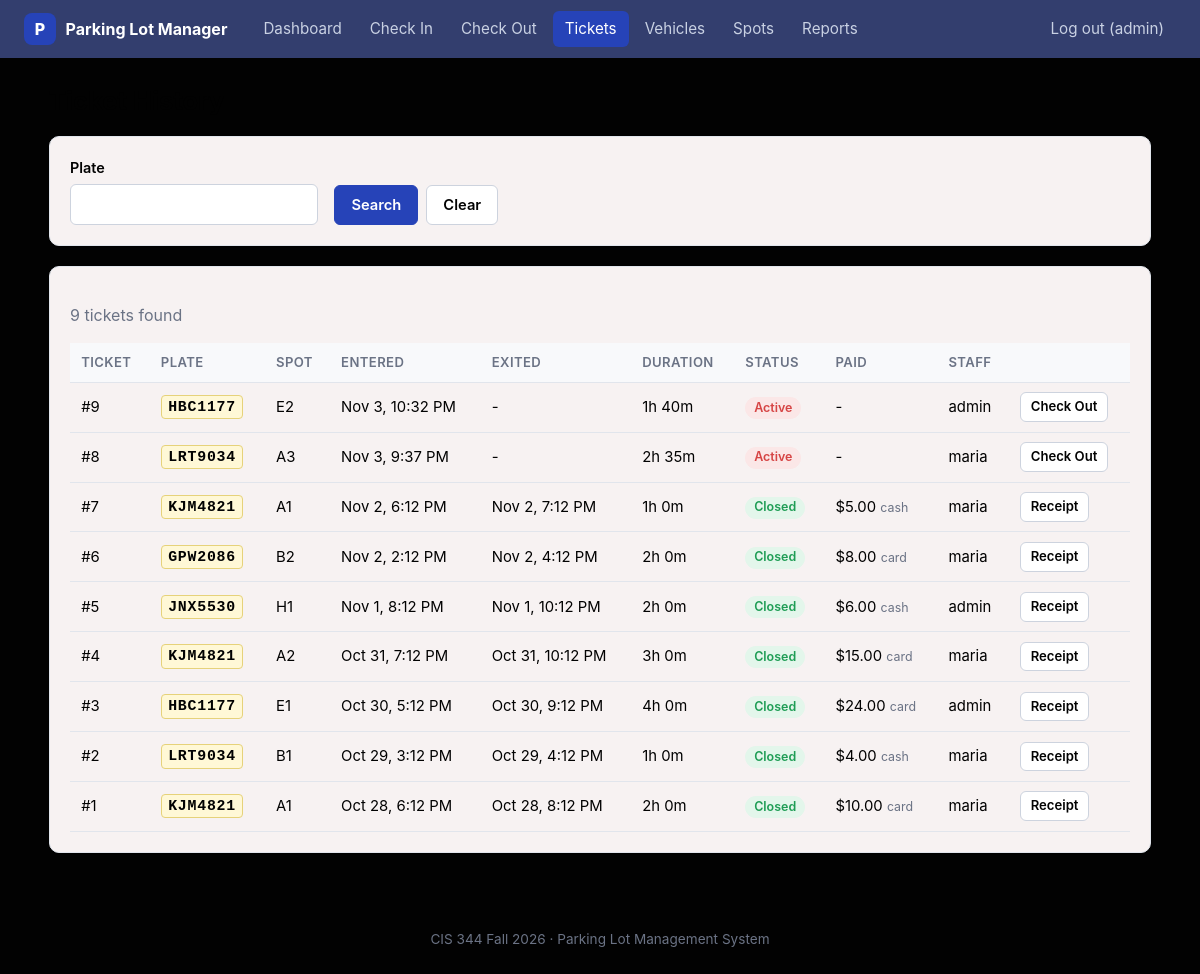
/tickets.php (signed in), run on the app's committed database.
### tables this page shows
CREATE TABLE tickets (
    ticket_id  INT AUTO_INCREMENT PRIMARY KEY,
    vehicle_id INT NOT NULL,
    spot_id    INT NOT NULL,
    entry_time DATETIME NOT NULL DEFAULT CURRENT_TIMESTAMP,
    exit_time  DATETIME NULL,
    fee        DECIMAL(8,2) NULL,
    status     ENUM('active', 'closed') NOT NULL DEFAULT 'active',
    created_by INT NOT NULL,
    FOREIGN KEY (vehicle_id) REFERENCES vehicles(vehicle_id),
    FOREIGN KEY (spot_id)    REFERENCES parking_spots(spot_id),
    FOREIGN KEY (created_by) REFERENCES users(user_id),
    CHECK (exit_time IS NULL OR exit_time >= entry_time)
);

CREATE TABLE vehicles (
    vehicle_id   INT AUTO_INCREMENT PRIMARY KEY,
    plate_number VARCHAR(15) NOT NULL UNIQUE,
    make         VARCHAR(30),
    model        VARCHAR(30),
    color        VARCHAR(20),
    owner_name   VARCHAR(60),
    owner_phone  VARCHAR(20)
);

CREATE TABLE parking_spots (
    spot_id     INT AUTO_INCREMENT PRIMARY KEY,
    spot_number VARCHAR(10) NOT NULL UNIQUE,
    spot_type   ENUM('regular', 'compact', 'handicap', 'ev') NOT NULL DEFAULT 'regular',
    hourly_rate DECIMAL(6,2) NOT NULL,
    is_occupied BOOLEAN NOT NULL DEFAULT FALSE,
    CHECK (hourly_rate > 0)
);

CREATE TABLE users (
    user_id       INT AUTO_INCREMENT PRIMARY KEY,
    username      VARCHAR(50)  NOT NULL UNIQUE,
    password_hash VARCHAR(255) NOT NULL,
    role          ENUM('admin', 'attendant') NOT NULL DEFAULT 'attendant',
    created_at    DATETIME NOT NULL DEFAULT CURRENT_TIMESTAMP
);

CREATE TABLE payments (
    payment_id   INT AUTO_INCREMENT PRIMARY KEY,
    ticket_id    INT NOT NULL UNIQUE,
    amount       DECIMAL(8,2) NOT NULL,
    method       ENUM('cash', 'card') NOT NULL,
    paid_at      DATETIME NOT NULL DEFAULT CURRENT_TIMESTAMP,
    processed_by INT NOT NULL,
    FOREIGN KEY (ticket_id)    REFERENCES tickets(ticket_id),
    FOREIGN KEY (processed_by) REFERENCES users(user_id),
    CHECK (amount >= 0)
);

### includes/functions.php (called while the page is built, shortened)
<?php
function e($value)
{
    return htmlspecialchars((string) $value, ENT_QUOTES, 'UTF-8');
}
function money($amount)
{
    return '$' . number_format((float) $amount, 2);
}
function clean_plate($plate)
{
    return strtoupper(preg_replace('/[^A-Za-z0-9]/', '', $plate));
}
function duration($minutes)
{
    $minutes = max(0, (int) $minutes);
    return floor($minutes / 60) . 'h ' . ($minutes % 60) . 'm';
}

### tickets.php (the view, shortened to what this page needs)
<?php
require_once 'includes/functions.php';
$plate = clean_plate($_GET['plate'] ?? '');
$like  = '%' . $plate . '%';
$stmt = $conn->prepare("
    SELECT t.ticket_id, t.entry_time, t.exit_time, t.status,
           TIMESTAMPDIFF(MINUTE, t.entry_time, COALESCE(t.exit_time, NOW())) AS minutes_parked,
           v.plate_number, s.spot_number, u.username AS checked_in_by,
           p.amount, p.method
    FROM tickets t
    JOIN vehicles      v ON v.vehicle_id = t.vehicle_id
    JOIN parking_spots s ON s.spot_id    = t.spot_id
    JOIN users         u ON u.user_id    = t.created_by
    LEFT JOIN payments p ON p.ticket_id  = t.ticket_id
    WHERE v.plate_number LIKE ?
    ORDER BY t.entry_time DESC
");
$stmt->bind_param('s', $like);
$stmt->execute();
$tickets = $stmt->get_result();
require 'includes/header.php';
?>
<h1>Ticket History</h1>
<form method="get" class="card filters">
    <label>Plate <input type="text" name="plate" value="<?= e($plate) ?>" class="upper"></label>
    <div class="filter-buttons">
        <button class="btn btn-primary">Search</button>
        <a href="tickets.php" class="btn">Clear</a>
    </div>
</form>
<section class="card">
    <p class="muted"><?= $tickets->num_rows ?> ticket<?= $tickets->num_rows === 1 ? '' : 's' ?> found</p>
    <div class="table-wrap">
    <table>
        <thead><tr><th>Ticket</th><th>Plate</th><th>Spot</th><th>Entered</th><th>Exited</th><th>Duration</th><th>Status</th><th>Paid</th><th>Staff</th><th></th></tr></thead>
        <tbody>
        <?php while ($t = $tickets->fetch_assoc()): ?>
            <tr>
                <td>#<?= (int) $t['ticket_id'] ?></td>
                <td><span class="plate"><?= e($t['plate_number']) ?></span></td>
                <td><?= e($t['spot_number']) ?></td>
                <td><?= e(date('M j, g:i A', strtotime($t['entry_time']))) ?></td>
                <td><?= $t['exit_time'] ? e(date('M j, g:i A', strtotime($t['exit_time']))) : '-' ?></td>
                <td><?= duration($t['minutes_parked']) ?></td>
                <td><span class="badge <?= $t['status'] === 'active' ? 'red' : 'green' ?>"><?= e(ucfirst($t['status'])) ?></span></td>
                <td><?= $t['amount'] !== null ? money($t['amount']) . ' <small class="muted">' . e($t['method']) . '</small>' : '-' ?></td>
                <td><?= e($t['checked_in_by']) ?></td>
                <td>
                    <?php if ($t['status'] === 'active'): ?>
                        <a class="btn btn-small" href="exit.php?ticket=<?= (int) $t['ticket_id'] ?>">Check Out</a>
                    <?php else: ?>
                        <a class="btn btn-small" href="receipt.php?id=<?= (int) $t['ticket_id'] ?>">Receipt</a>
                    <?php endif; ?>
                </td>
            </tr>
        <?php endwhile; ?>
        </tbody>
    </table>
    </div>
</section>
<?php require 'includes/footer.php'; ?>

### assets/style.css (style rules this page uses)
:root { --bg: #020202; --card: #f7f2f2; --text: #020202; --muted: #6b7385; --border: #e1e5ec; --primary: #2643b8; --primary-dark: #6310af; --green: #1f9d55; --green-bg: #e3f6eb; --red: #d64545; --red-bg: #fbe7e7; --blue-bg: #e6edfd; --radius: 10px; }
* { box-sizing: border-box; }
body { margin: 0; font-family: -apple-system, BlinkMacSystemFont, "Segoe UI", Roboto, Arial, sans-serif; background: var(--bg); color: var(--text); line-height: 1.5; }
h1 { font-size: 1.6rem; margin: 0 0 1rem; }
a { color: var(--primary); }
.muted { color: var(--muted); }
.card { background: var(--card); border: 1px solid var(--border); border-radius: var(--radius); padding: 1.25rem; margin-bottom: 1.25rem; box-shadow: 0 1px 2px rgba(0,0,0,.03); }
.table-wrap { overflow-x: auto; }
table { width: 100%; border-collapse: collapse; font-size: .93rem; }
th, td { text-align: left; padding: .6rem .7rem; border-bottom: 1px solid var(--border); white-space: nowrap; }
th { background: #f8f9fb; color: var(--muted); font-weight: 600; font-size: .82rem; text-transform: uppercase; letter-spacing: .03em; }
.plate { display: inline-block; font-family: "SFMono-Regular", Consolas, monospace; font-weight: 700; background: #fff8d6; border: 1px solid #e6d27a; border-radius: 4px; padding: 0 .4rem; letter-spacing: .05em; }
.badge { display: inline-block; padding: .1rem .55rem; border-radius: 999px; font-size: .78rem; font-weight: 600; background: #eef0f4; color: var(--muted); }
.badge.green { background: var(--green-bg); color: var(--green); }
.badge.red { background: var(--red-bg); color: var(--red); }
label { display: flex; flex-direction: column; gap: .3rem; font-weight: 600; font-size: .9rem; margin-bottom: .9rem; }
input, select { font: inherit; font-weight: 400; padding: .55rem .7rem; border: 1px solid #cdd3de; border-radius: 6px; background: #fff; width: 100%; }
input.upper { text-transform: uppercase; }
.filters { display: flex; gap: 1rem; align-items: flex-end; flex-wrap: wrap; }
.filters label { margin: 0; min-width: 150px; }
.filter-buttons { display: flex; gap: .5rem; }
.btn { display: inline-block; font: inherit; font-size: .92rem; font-weight: 600; padding: .5rem 1rem; border-radius: 6px; border: 1px solid #cdd3de; background: #fff; color: var(--text); text-decoration: none; cursor: pointer; }
.btn-primary { background: var(--primary); border-color: var(--primary); color: #fff; }
.btn-small { padding: .25rem .6rem; font-size: .82rem; }

### data on the page
tickets: ticket_id "9", vehicle.plate_number "HBC1177", spot.spot_number "E2", entry_time "Nov 3, 10:32 PM", minutes_parked "1h 40m", status "Active", created_by.username "admin"
tickets: ticket_id "8", vehicle.plate_number "LRT9034", spot.spot_number "A3", entry_time "Nov 3, 9:37 PM", minutes_parked "2h 35m", status "Active", created_by.username "maria"
tickets: ticket_id "7", vehicle.plate_number "KJM4821", spot.spot_number "A1", entry_time "Nov 2, 6:12 PM", exit_time "Nov 2, 7:12 PM", minutes_parked "1h 0m", status "Closed", payments.amount "$5.00", payments.method "cash", created_by.username "maria"
tickets: ticket_id "6", vehicle.plate_number "GPW2086", spot.spot_number "B2", entry_time "Nov 2, 2:12 PM", exit_time "Nov 2, 4:12 PM", minutes_parked "2h 0m", status "Closed", payments.amount "$8.00", payments.method "card", created_by.username "maria"
tickets: ticket_id "5", vehicle.plate_number "JNX5530", spot.spot_number "H1", entry_time "Nov 1, 8:12 PM", exit_time "Nov 1, 10:12 PM", minutes_parked "2h 0m", status "Closed", payments.amount "$6.00", payments.method "cash", created_by.username "admin"
tickets: ticket_id "4", vehicle.plate_number "KJM4821", spot.spot_number "A2", entry_time "Oct 31, 7:12 PM", exit_time "Oct 31, 10:12 PM", minutes_parked "3h 0m", status "Closed", payments.amount "$15.00", payments.method "card", created_by.username "maria"
tickets: ticket_id "3", vehicle.plate_number "HBC1177", spot.spot_number "E1", entry_time "Oct 30, 5:12 PM", exit_time "Oct 30, 9:12 PM", minutes_parked "4h 0m", status "Closed", payments.amount "$24.00", payments.method "card", created_by.username "admin"
tickets: ticket_id "2", vehicle.plate_number "LRT9034", spot.spot_number "B1", entry_time "Oct 29, 3:12 PM", exit_time "Oct 29, 4:12 PM", minutes_parked "1h 0m", status "Closed", payments.amount "$4.00", payments.method "cash", created_by.username "maria"
tickets: ticket_id "1", vehicle.plate_number "KJM4821", spot.spot_number "A1", entry_time "Oct 28, 6:12 PM", exit_time "Oct 28, 8:12 PM", minutes_parked "2h 0m", status "Closed", payments.amount "$10.00", payments.method "card", created_by.username "maria"

### other printed values
$label "Dashboard Check In Check Out Tickets Vehicles Spots Reports"
$_SESSION['username'] "admin"
$tickets->num_rows "9"
